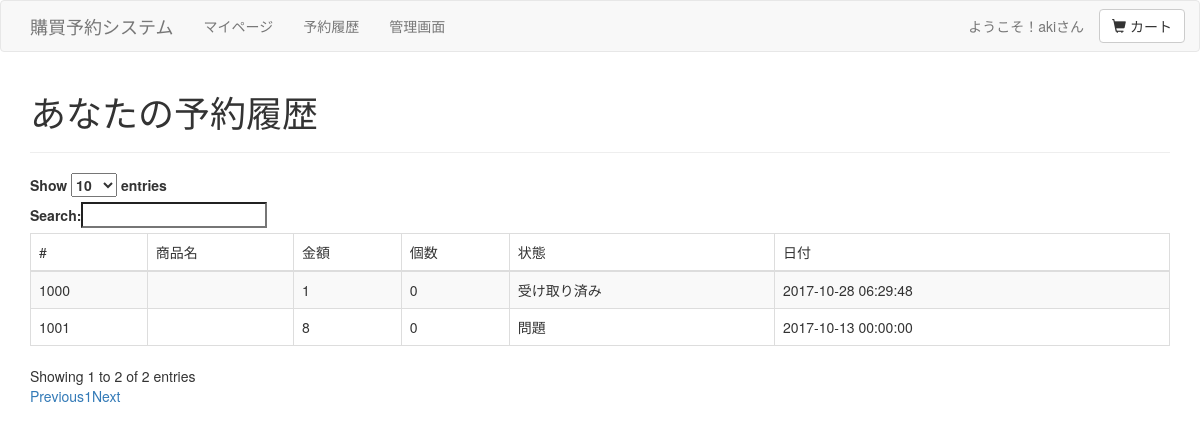
The page /mypage/history.php (signed in) on the database its author committed.
### tables this page shows
CREATE TABLE IF NOT EXISTS `yoyaku` (
  `id` int(255) NOT NULL AUTO_INCREMENT,
  `user_id` int(255) NOT NULL,
  `products` varchar(255) NOT NULL,
  `quantity` varchar(255) NOT NULL,
  `date` datetime NOT NULL,
  `status` varchar(255) NOT NULL,
  PRIMARY KEY (`id`),
  KEY `id` (`id`)
);

### mypage/history.php (the view, shortened to what this page needs)
<?php
  require("../head.php");
  $user_id = $_SESSION['sid'];
  $query = "SELECT id FROM `member` WHERE `user_id` = '$user_id'";
  $result = mysqli_query($link, $query);
  $row = mysqli_fetch_assoc($result);
  $id = $row["id"];
  $status = array("受付","受け取り済み","問題");
  ?>
  <div class="container">
      <h1>あなたの予約履歴</h1>
      <hr>
  <table id="history" class="table table-striped table-bordered dt-responsive nowrap" cellspacing="0">
  <thead><tr><td>#</td><td>商品名</td><td>金額</td><td>個数</td><td>状態</td><td>日付</td></tr></thead>
<?php
  $query = "SELECT * FROM `yoyaku` WHERE `user_id`= '$id'";
  $result = mysqli_query($link, $query);
  while ($row = mysqli_fetch_assoc($result)){
    $return = NameValue($row['product']);
    echo "<tr>";
    echo "<td>".$row["id"]."</td>";
    echo "<td>".$return[0]."</td>";
    echo "<td>".$row['quantity']."</td>";
    echo "<td>".$return[1] * $row['quantity']."</td>";
    echo "<td>".$status[$row["status"]]."</td>";
    echo "<td>".$row["date"]."</td>";
    echo "</tr>";
  };
  function NameValue($id){
    require("../connect_db.php");
    $query = "SELECT name,value FROM products WHERE id = '$id'";
    $result = mysqli_query($link,$query);
    $row = mysqli_fetch_assoc($result);
    return array($row['name'],$row['value']);
  }
?>
  </table>
</div>

### rows shown on the page
yoyaku: id "1000", quantity "1", $return[1]*$row['quantity'] "0", status "受け取り済み", date "2017-10-28 06:29:48"
yoyaku: id "1001", quantity "8", $return[1]*$row['quantity'] "0", status "問題", date "2017-10-13 00:00:00"

### other values the page prints
$_SESSION['sid'] "aki"
